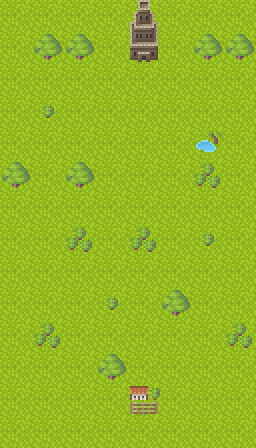

Tiled map render using the project's own tile images. Description and the whole map definition, tile-layer contents included, below:
An orthogonal 8x14 tile map with 32x32 px tiles, 2 tile layers (field, obj), 2 tilesets.

<map version="1.0" orientation="orthogonal" renderorder="right-down" width="8" height="14" tilewidth="32" tileheight="32" nextobjectid="1">
 <tileset firstgid="1" name="mapchip320x240" tilewidth="32" tileheight="32" tilecount="528">
  <image source="mapchip320x240.png" width="256" height="2112" />
 </tileset>
 <tileset firstgid="529" name="mapchip320x240world" tilewidth="32" tileheight="32" tilecount="104">
  <image source="mapchip320x240world.png" width="256" height="416" />
 </tileset>
 <layer name="field" width="8" height="14">
  <data encoding="csv">
33,33,33,33,33,33,33,33,
33,33,33,33,33,33,33,33,
33,33,33,33,33,33,33,33,
33,33,33,33,33,33,33,33,
33,33,33,33,33,33,33,33,
33,33,33,33,33,33,33,33,
33,33,33,33,33,33,33,33,
33,33,33,33,33,33,33,33,
33,33,33,33,33,33,33,33,
33,33,33,33,33,33,33,33,
33,33,33,33,33,33,33,33,
33,33,33,33,33,33,33,33,
33,33,33,33,33,33,33,33,
33,33,33,33,33,33,33,33
</data>
 </layer>
 <layer name="obj" width="8" height="14">
  <data encoding="csv">
0,0,0,0,607,0,0,0,
0,579,579,0,615,0,579,579,
0,0,0,0,0,0,0,0,
0,577,0,0,0,0,0,0,
0,0,0,0,0,0,608,0,
579,0,579,0,0,0,578,0,
0,0,0,0,0,0,0,0,
0,0,578,0,578,0,577,0,
0,0,0,0,0,0,0,0,
0,0,0,577,0,579,0,0,
0,578,0,0,0,0,0,578,
0,0,0,579,0,0,0,0,
0,0,0,0,601,0,0,0,
0,0,0,0,0,0,0,0
</data>
 </layer>
</map>
